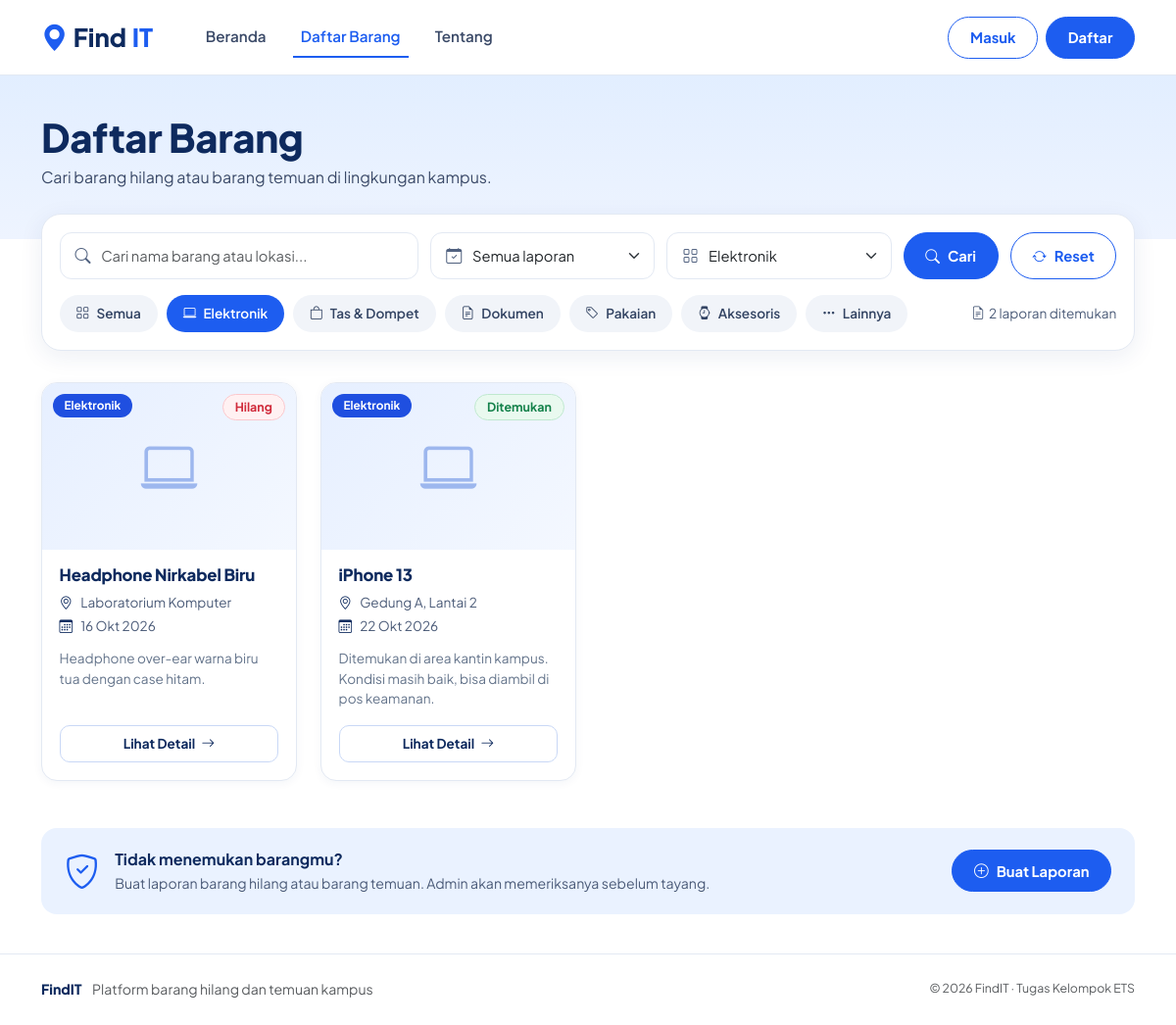
/barang.php?kategori=1, run on the app's committed database.
### tables this page shows
CREATE TABLE kategori (
  id INT AUTO_INCREMENT PRIMARY KEY,
  nama VARCHAR(50) NOT NULL
);

CREATE TABLE barang (
  id INT AUTO_INCREMENT PRIMARY KEY,
  judul VARCHAR(150) NOT NULL,
  deskripsi TEXT,
  kategori_id INT NULL,
  lokasi VARCHAR(100),
  tanggal DATE,
  status ENUM('hilang','ditemukan','dikembalikan') NOT NULL DEFAULT 'hilang',
  verifikasi ENUM('pending','disetujui','ditolak') NOT NULL DEFAULT 'disetujui',
  catatan_admin VARCHAR(255) NULL,
  foto VARCHAR(255) NULL,
  kontak VARCHAR(100),
  created_by INT NULL,
  created_at TIMESTAMP NOT NULL DEFAULT CURRENT_TIMESTAMP,
  CONSTRAINT fk_barang_kategori FOREIGN KEY (kategori_id) REFERENCES kategori(id) ON DELETE SET NULL,
  CONSTRAINT fk_barang_user FOREIGN KEY (created_by) REFERENCES users(id) ON DELETE SET NULL
);

### config/koneksi.php (called while the page is built, shortened)
<?php
$DB_HOST = 'localhost';
$DB_USER = 'root';
$DB_PASS = '';
$DB_NAME = 'findit_db';
$conn = @mysqli_connect($DB_HOST, $DB_USER, $DB_PASS, $DB_NAME);
mysqli_set_charset($conn, 'utf8mb4');
function e($s) { return htmlspecialchars((string)$s, ENT_QUOTES, 'UTF-8'); }
function url($path = '') { return BASE_URL . '/' . ltrim($path, '/'); }
function teks_panjang($s) { return function_exists('mb_strlen') ? mb_strlen($s) : strlen($s); }
function teks_potong($s, $max) {
    $s = (string)$s;
    if (teks_panjang($s) <= $max) return $s;
    $p = function_exists('mb_substr') ? mb_substr($s, 0, $max - 3) : substr($s, 0, $max - 3);
    return rtrim($p) . '...';
}
function tgl($date) {
    $bulan = ['', 'Jan', 'Feb', 'Mar', 'Apr', 'Mei', 'Jun', 'Jul', 'Agu', 'Sep', 'Okt', 'Nov', 'Des'];
    $t = strtotime($date);
    return date('j', $t) . ' ' . $bulan[(int)date('n', $t)] . ' ' . date('Y', $t);
}
function db_all($sql, $types = '', $params = []) {
    global $conn;
    $stmt = mysqli_prepare($conn, $sql);
    if ($types !== '') mysqli_stmt_bind_param($stmt, $types, ...$params);
    mysqli_stmt_execute($stmt);
    $res = mysqli_stmt_get_result($stmt);
    $rows = $res ? mysqli_fetch_all($res, MYSQLI_ASSOC) : [];
    return $rows;
}
function db_one($sql, $types = '', $params = []) {
    $rows = db_all($sql, $types, $params);
    return $rows ? $rows[0] : null;
}
function status_label($s) {
    $m = ['hilang' => 'Hilang', 'ditemukan' => 'Ditemukan', 'dikembalikan' => 'Dikembalikan'];
    return $m[$s] ?? $s;
}
function kategori_icon($nama) {
    $m = ['Elektronik' => 'bi-laptop', 'Tas & Dompet' => 'bi-bag', 'Dokumen' => 'bi-file-earmark-text',
          'Pakaian' => 'bi-tag', 'Aksesoris' => 'bi-watch', 'Lainnya' => 'bi-three-dots'];
    return $m[$nama] ?? 'bi-box-seam';
}
function kategori_slug($nama) {
    return trim(preg_replace('/[^a-z0-9]+/', '-', strtolower((string)$nama)), '-') ?: 'lainnya';
}

### barang.php (the view, shortened to what this page needs)
<?php
require 'includes/header.php';
require 'includes/kartu.php';
$q      = trim($_GET['q'] ?? '');
$kat    = (int)($_GET['kategori'] ?? 0);
$status = $_GET['status'] ?? '';
if (!in_array($status, ['hilang', 'ditemukan', 'dikembalikan'], true)) $status = '';
$where = ["b.verifikasi = 'disetujui'"]; $types = ''; $params = [];
if ($kat > 0)       { $where[] = 'b.kategori_id = ?'; $types .= 'i'; $params[] = $kat; }
$sqlWhere = 'WHERE ' . implode(' AND ', $where);
$perPage = 12;
$total   = (int)db_one("SELECT COUNT(*) AS n FROM barang b $sqlWhere", $types, $params)['n'];
$pages   = max(1, (int)ceil($total / $perPage));
$page    = min(max(1, (int)($_GET['page'] ?? 1)), $pages);
$offset  = ($page - 1) * $perPage;
$items = db_all(
    "SELECT b.*, k.nama AS kategori FROM barang b
     LEFT JOIN kategori k ON k.id = b.kategori_id
     $sqlWhere ORDER BY b.created_at DESC, b.id DESC LIMIT $perPage OFFSET $offset",
    $types, $params
);
$daftarKategori = db_all('SELECT * FROM kategori ORDER BY id');
function link_kategori($id) { $qs = $_GET; unset($qs['page']); $qs['kategori'] = $id; return '?' . http_build_query($qs); }
$adaFilter = ($q !== '' || $kat || $status !== '');
?>
<section class="page-head">
  <div class="container">
    <h1>Daftar Barang</h1>
    <p>Cari barang hilang atau barang temuan di lingkungan kampus.</p>
  </div>
</section>
<div class="container">
  <form class="filter-panel" method="get" action="<?= url('barang.php') ?>">
    <div class="filter-row">
      <div class="input-icon">
        <input type="search" class="form-control" name="q" value="<?= e($q) ?>" placeholder="Cari nama barang atau lokasi..." aria-label="Cari barang">
      </div>
      <div class="input-icon">
        <select class="form-select" name="status" aria-label="Status laporan">
          <option value="">Semua laporan</option>
        </select>
      </div>
      <div class="input-icon">
        <select class="form-select" name="kategori" aria-label="Kategori">
          <?php foreach ($daftarKategori as $k): ?>
            <option value="<?= $k['id'] ?>" <?= $kat === (int)$k['id'] ? 'selected' : '' ?>><?= e($k['nama']) ?></option>
          <?php endforeach; ?>
        </select>
      </div>
      <button class="btn btn-pill btn-pill-fill" type="submit"><i class="bi bi-search me-2"></i>Cari</button>
      <a class="btn btn-pill btn-pill-outline" href="<?= url('barang.php') ?>"><i class="bi bi-arrow-repeat me-2"></i>Reset</a>
    </div>
    <div class="chip-row">
      <div class="chips">
        <a class="chip <?= $kat === 0 ? 'active' : '' ?>" href="<?= link_kategori(0) ?>"><i class="bi bi-grid"></i>Semua</a>
        <?php foreach ($daftarKategori as $k): ?>
          <a class="chip <?= $kat === (int)$k['id'] ? 'active' : '' ?>" href="<?= link_kategori($k['id']) ?>"><i class="bi <?= kategori_icon($k['nama']) ?>"></i><?= e($k['nama']) ?></a>
        <?php endforeach; ?>
      </div>
      <span class="count"><i class="bi bi-file-earmark-text me-1"></i><?= $total ?> laporan ditemukan</span>
    </div>
  </form>
  <?php if (!$items): ?>
    <div class="empty-state">
      <i class="bi bi-inbox"></i>
      <h3>Belum ada laporan yang cocok</h3>
      <p>Coba kata kunci atau kategori yang berbeda.</p>
      <?php if ($adaFilter): ?><a class="btn btn-pill btn-pill-fill" href="<?= url('barang.php') ?>">Tampilkan semua barang</a><?php endif; ?>
    </div>
  <?php else: ?>
    <div class="row g-4">
      <?php foreach ($items as $b): ?>
        <div class="col-sm-6 col-lg-4 col-xl-3"><?php kartu_barang($b); ?></div>
      <?php endforeach; ?>
    </div>
  <?php endif; ?>
  <div class="cta-band">
    <i class="bi bi-shield-check"></i>
    <div class="flex-grow-1">
      <strong>Tidak menemukan barangmu?</strong>
      <span>Buat laporan barang hilang atau barang temuan. Admin akan memeriksanya sebelum tayang.</span>
    </div>
    <a class="btn btn-pill btn-pill-fill" href="<?= url('user/lapor.php') ?>"><i class="bi bi-plus-circle me-2"></i>Buat Laporan</a>
  </div>
</div>
<?php require 'includes/footer.php'; ?>

### includes/kartu.php
<?php
function kartu_barang($b) { ?>
  <article class="item-card">
    <a class="item-photo" href="<?= url('detail.php?id=' . $b['id']) ?>" tabindex="-1" aria-hidden="true">
      <?php if ($b['foto']): ?>
        <img src="<?= url('assets/uploads/' . e($b['foto'])) ?>" alt="" loading="lazy">
      <?php else: ?>
        <i class="bi <?= kategori_icon($b['kategori']) ?>"></i>
      <?php endif; ?>
    </a>
    <span class="pill-kat kat-<?= kategori_slug($b['kategori']) ?>"><?= e($b['kategori'] ?? 'Lainnya') ?></span>
    <span class="status pill-status status-<?= e($b['status']) ?>"><?= status_label($b['status']) ?></span>
    <div class="item-body">
      <h3><a href="<?= url('detail.php?id=' . $b['id']) ?>"><?= e($b['judul']) ?></a></h3>
      <p class="meta"><i class="bi bi-geo-alt"></i><?= e($b['lokasi'] ?: 'Lokasi belum diisi') ?></p>
      <p class="meta"><i class="bi bi-calendar3"></i><?= tgl($b['tanggal']) ?></p>
      <p class="desc"><?= e(teks_potong($b['deskripsi'], 95)) ?></p>
      <a class="btn btn-detail" href="<?= url('detail.php?id=' . $b['id']) ?>">Lihat Detail <i class="bi bi-arrow-right ms-1"></i></a>
    </div>
  </article>
<?php }

### assets/css/style.css (style rules this page uses)
:root { --blue: #1d5df0; --blue-dark: #1648c4; --navy: #0e2a5e; --ink: #1b2b4b; --muted: #64748b; --line: #e3e9f3; --sky: #eaf2ff; --sky-2: #f5f8ff; --radius: 16px; --shadow: 0 6px 24px rgba(20, 52, 120, .08); }
body { font-family: 'Plus Jakarta Sans', system-ui, sans-serif; color: var(--ink); background: #fff; }
h1, h2, h3, h4 { color: var(--navy); font-weight: 800; letter-spacing: -.01em; }
a { color: var(--blue); }
.btn-pill { border-radius: 999px; font-weight: 700; font-size: .92rem; padding: .6rem 1.35rem; border: 1.5px solid var(--blue); display: inline-flex; align-items: center; justify-content: center; transition: background .15s, color .15s, transform .15s; }
.btn-pill-fill { background: var(--blue); color: #fff; }
.btn-pill-outline { background: #fff; color: var(--blue); }
.filter-panel { background: #fff; border: 1px solid var(--line); border-radius: 20px; box-shadow: var(--shadow); padding: 1.1rem; margin: -1.6rem 0 2rem; position: relative; z-index: 2; }
.filter-row { display: grid; grid-template-columns: 1.6fr 1fr 1fr auto auto; gap: .75rem; }
.input-icon { position: relative; }
.input-icon .form-control, .input-icon .form-select { padding-left: 2.6rem; height: 100%; min-height: 48px; border-radius: 12px; border-color: var(--line); font-size: .92rem; }
.chip-row { display: flex; justify-content: space-between; align-items: center; gap: 1rem; flex-wrap: wrap; margin-top: 1rem; }
.chips { display: flex; gap: .55rem; flex-wrap: wrap; }
.chip { display: inline-flex; align-items: center; gap: .45rem; padding: .5rem 1rem; border-radius: 999px; background: #f1f4f9; color: #334463; font-size: .85rem; font-weight: 600; text-decoration: none; border: 1px solid transparent; }
.chip.active { background: var(--blue); color: #fff; }
.count { color: #4b5b78; font-size: .85rem; }
.item-card { position: relative; background: #fff; border: 1px solid var(--line); border-radius: var(--radius); box-shadow: 0 2px 10px rgba(20,52,120,.05); overflow: hidden; height: 100%; display: flex; flex-direction: column; transition: transform .18s, box-shadow .18s; }
.item-photo { display: grid; place-items: center; height: 170px; background: linear-gradient(135deg, #e6efff, #f4f8ff); color: #9db7ee; font-size: 3.6rem; text-decoration: none; overflow: hidden; }
.pill-kat, .pill-status { position: absolute; top: .7rem; font-size: .74rem; font-weight: 700; padding: .28rem .7rem; border-radius: 999px; line-height: 1.3; }
.pill-kat { left: .7rem; color: #fff; background: #64748b; }
.pill-status { right: .7rem; }
.kat-elektronik { background: #1f4fe0; }
.item-body { padding: 1rem 1.1rem 1.1rem; display: flex; flex-direction: column; flex: 1; }
.item-body h3 { font-size: 1.05rem; margin: 0 0 .5rem; }
.item-body h3 a { color: var(--navy); text-decoration: none; }
.meta { margin: 0 0 .25rem; font-size: .85rem; color: #4b5b78; display: flex; gap: .5rem; align-items: baseline; }
.meta i { color: var(--navy); }
.desc { font-size: .85rem; color: var(--muted); margin: .55rem 0 1rem; flex: 1; }
.btn-detail { border: 1.5px solid #c9d8f6; border-radius: 10px; color: var(--navy); font-weight: 700; font-size: .85rem; padding: .5rem; background: #fff; }
.status { display: inline-block; font-size: .78rem; font-weight: 700; padding: .28rem .75rem; border-radius: 999px; border: 1px solid transparent; }
.status-hilang { background: #fff1f2; color: #d02a3a; border-color: #fbc7cc; }
.status-ditemukan { background: #e9f9ef; color: #13814a; border-color: #bfe8cf; }
.cta-band { display: flex; align-items: center; gap: 1rem; flex-wrap: wrap; background: var(--sky); border-radius: 16px; padding: 1.1rem 1.5rem; margin: 3rem 0 2.5rem; }
.cta-band > i { font-size: 2.2rem; color: var(--blue); }
.cta-band strong { display: block; color: var(--navy); }
.cta-band span { color: #4b5b78; font-size: .88rem; }
.form-control, .form-select { border-radius: 10px; border-color: #d5deec; }
.page-head { background: linear-gradient(180deg, #e2eeff 0%, #eef4ff 100%); padding: 2.4rem 0 3.2rem; }
.page-head h1 { font-size: clamp(1.8rem, 4vw, 2.5rem); margin-bottom: .3rem; }
.page-head p { color: #3b4a68; margin: 0; }

### data on the page
kategori: nama "Elektronik"
kategori: nama "Tas & Dompet"
kategori: nama "Dokumen"
kategori: nama "Pakaian"
kategori: nama "Aksesoris"
kategori: nama "Lainnya"
barang: kategori.nama "Elektronik", status "Hilang", judul "Headphone Nirkabel Biru", lokasi "Laboratorium Komputer", tanggal "16 Okt 2026", deskripsi "Headphone over-ear warna biru tua dengan case hitam."
barang: kategori.nama "Elektronik", status "Ditemukan", judul "iPhone 13", lokasi "Gedung A, Lantai 2", tanggal "22 Okt 2026", deskripsi "Ditemukan di area kantin kampus. Kondisi masih baik, bisa diambil di pos keamanan."

### other printed values
$total "2"
form field kategori "Elektronik"
